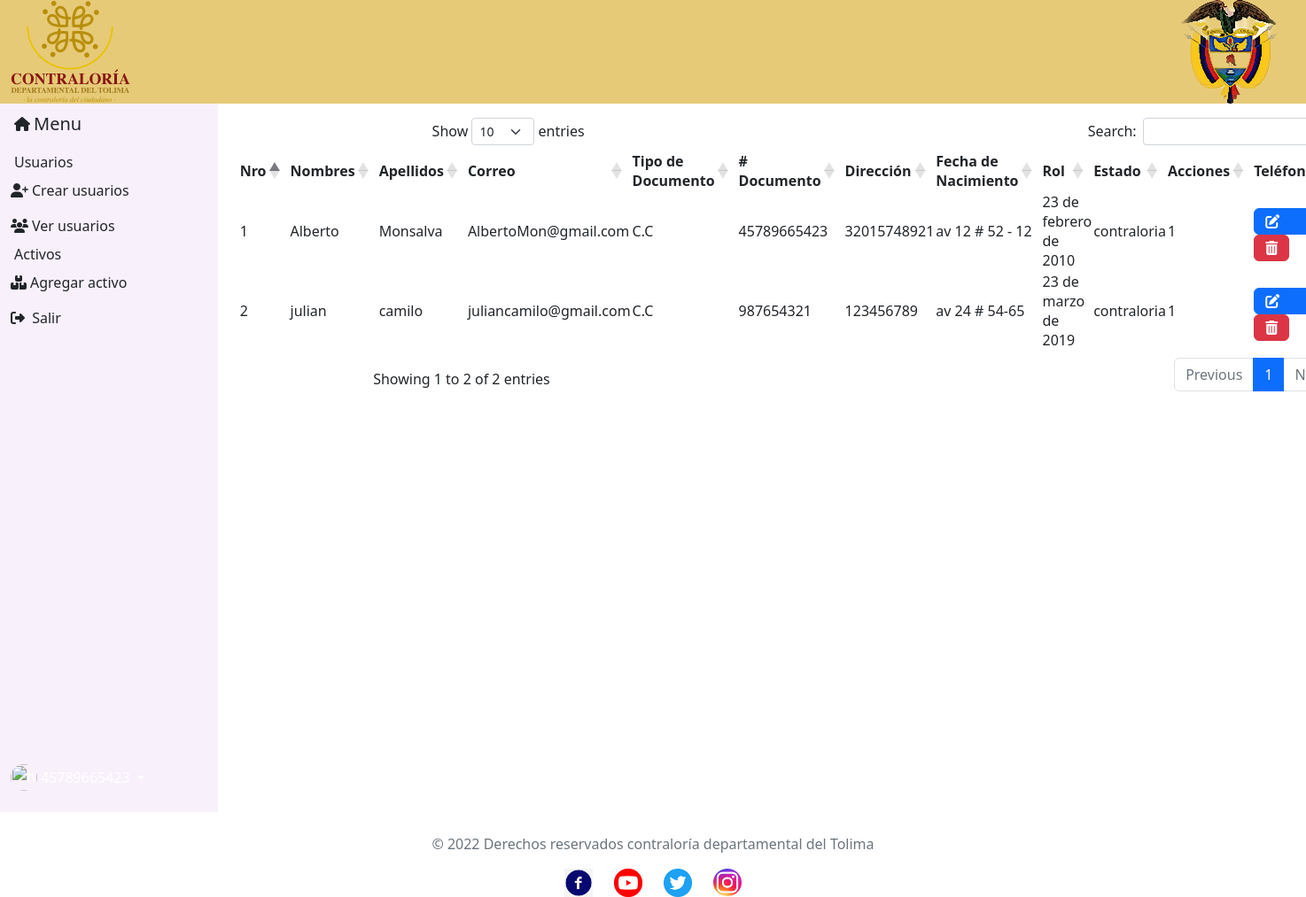
Screenshot of /usuarios/usuarios/ (signed in) with the database file from the repository.
### usuarios/models.py (models this page shows, shortened)
class Usuario(models.Model):
    nombres=models.CharField(max_length=60, verbose_name="Nombres")
    apellidos=models.CharField(max_length=60, verbose_name="Apellidos")
    email= models.EmailField(max_length=150, verbose_name='Correo')
    class TipoDocumento(models.TextChoices):
        CC='C.C', _('Cédula de Ciudadanía')
        CE='C.E', _('Cédula de Extranjería')
        TI='T.I', _('Tarjeta de Identidad')
        OT='Otro', _('Otro Tipo de Documento')
    tipoDocumento=models.CharField(max_length=4, choices=TipoDocumento.choices, default=TipoDocumento.CC, verbose_name="Tipo de Documento")
    documento=models.CharField(max_length=50, unique=True, verbose_name="Número de Documento")
    telefono=models.CharField(max_length=20, verbose_name="Teléfono")
    direccion=models.CharField(max_length=70, verbose_name="Dirección")
    fecha_nacimiento=models.DateField(verbose_name="Fecha de Nacimiento", help_text=u"MM/DD/AAAA")
    class Rol(models.TextChoices):
        Administrador='Administrador', _('Administrador')
        sistemas='sistemas', _('usuario sistemas')
        contraloria='contraloria', _('usuario contraloria')
    rol=models.CharField(max_length=25, choices=Rol.choices, default=Rol.sistemas, verbose_name="Rol")
    class Estado(models.TextChoices):
        ACTIVO='1', _('Activo')
        INACTIVO='0', _('Inactivo')
    estado=models.CharField(max_length=1, choices=Estado.choices, default=Estado.ACTIVO, verbose_name="Estado")
    user=models.ForeignKey(User, on_delete= models.CASCADE)

### usuarios/views.py (the view)
# urls.py: path('usuarios/',include('usuarios.urls')),
def usuarios(request):
    titulo="Usuarios"
    usuarios= Usuario.objects.all()
    context={
        'titulo':titulo,
        'usuarios':usuarios
    }
    return render(request,'usuarios/usuarios.html',context)

### core/templates/usuarios/usuarios.html (shortened to what this page needs)
{% extends 'partials/body.html' %}
{% block content %}
<link rel="stylesheet" href="https://cdn.datatables.net/responsive/2.4.1/css/responsive.bootstrap5.min.css">
<link rel="stylesheet" href="https://cdn.datatables.net/1.13.4/css/dataTables.bootstrap5.min.css">
<link rel="stylesheet" href="https://cdnjs.cloudflare.com/ajax/libs/twitter-bootstrap/5.2.0/css/bootstrap.min.css">
<div class="container">
<table id="usuarios" class="display responsive justify-content" style="width:100%">
    <thead>
      <tr>
        <th scope=col>Nro</th>
        <th scope="col">Nombres</th>
        <th scope="col">Apellidos</th>
        <th hscope="col">Correo </th>
        <th scope="col">Tipo de Documento</th>
        <th scope="col"># Documento</th>
        <th scope="col">Dirección</th>
        <th scope="col">Fecha de Nacimiento</th>
        <th scope="col">Rol</th>
        <th scope="col">Estado</th>
        <th scope="col">Acciones</th>
        <th scope="col">Teléfono</th>
      </tr>
    </thead>
    <tbody>
      {% for usuario in usuarios %}
      <tr>
        {% if usuario.estado != '3' %}
        <td>{{usuario.id}}</td>
        <td >{{usuario.nombres}}</td>
        <td>{{usuario.apellidos}}</td>
        <td>{{usuario.email}}</td>
        <td>{{usuario.tipoDocumento}}</td>
        <td>{{usuario.documento}}</td>
        <td>{{usuario.telefono}}</td>
        <td>{{usuario.direccion}}</td>
        <td>{{usuario.fecha_nacimiento}}</td>
        <td>{{usuario.rol}}</td>
        <td>{{usuario.estado}}</td>
      <td><a class="btn btn-primary d-flex mt-2" href="{% url 'usuarios_editar' usuario.id %}"><abbr title="editar">
        <i class="fas fa-edit"></i></abbr></a>
        <button class="btn btn-danger" data-bs-toggle="modal" data-bs-target="#modalEliminar{{usuario.id}}"><abbr title="eliminar">
          <i class="fas fa-trash-alt"></i></abbr></button>
      </td>
      {% endif %}
    </tr>
    {% endfor %}
  </tbody>
</table>
</div>
{% endblock content %}

### rows the page displays
Usuario: id "1", nombres "Alberto", apellidos "Monsalva", email "AlbertoMon@gmail.com", tipoDocumento "C.C", documento "45789665423", telefono "32015748921", direccion "av 12 # 52 - 12", fecha_nacimiento "23 de febrero de 2010", rol "contraloria", estado "1"
Usuario: id "2", nombres "julian", apellidos "camilo", email "juliancamilo@gmail.com", tipoDocumento "C.C", documento "987654321", telefono "123456789", direccion "av 24 # 54-65", fecha_nacimiento "23 de marzo de 2019", rol "contraloria", estado "1"
